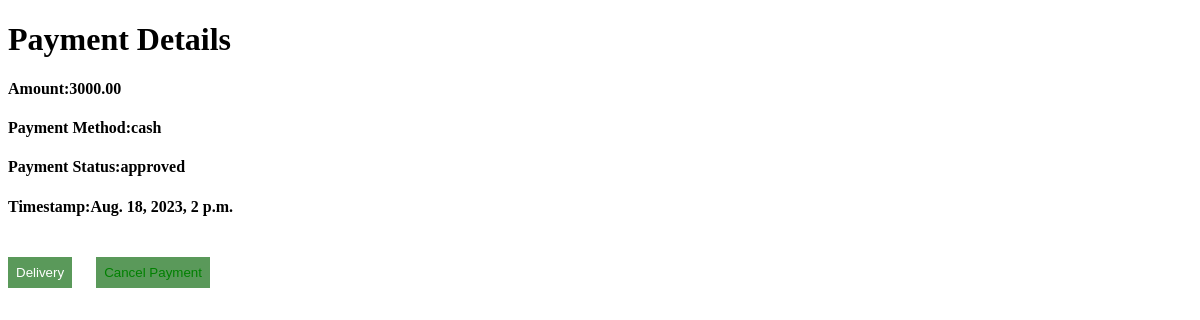
/payment/payments/detail/18, run on the app's committed database.
### payment/models.py (models this page shows)
class Payment(models.Model):
    PAYMENT_METHODS=(("mpesa","Mpesa"),("cash","Cash"),)
    PAYMENT_STATUS=(("approved","Approved"),("pending","Pending"),("cancelled","Canclled"),)
    order=models.OneToOneField(Order,on_delete=models.CASCADE,null=True)
    amount=models.DecimalField(default=0.00,max_digits=32,decimal_places=2)
    paymentmethod=models.CharField(max_length=32,choices=PAYMENT_METHODS)
    paymentstatus=models.CharField(max_length=32,choices=PAYMENT_STATUS)
    paymentStatement=models.TextField(default="")
    datepaid=models.DateTimeField(auto_now_add=True)

### payment/views.py (the view)
# urls.py: path("payments/detail/<int:id>",payment_detail,name="payment_detail_view"),
def payment_detail(request,id):
    payment=Payment.objects.get(id=id)
    return render(request,"payment/payment_detail.html",{"payment":payment})

### templates/payment/payment_detail.html (shortened to what this page needs)
<!DOCTYPE html>
<html lang="en">
<head>
</head>
<body>
    <div>
        <h1>Payment Details</h1>
            <h4 >Amount:{{payment.amount }}</h4>
            <h4 >Payment Method:{{ payment.paymentmethod }}</h4>
            <h4>Payment Status:{{payment.paymentstatus }}</h4>
            <h4 >Timestamp:{{ payment.datepaid}}</h4>
            <button>Delivery</button>
            <button><a href="{% url 'payment_delete_view' id=payment.id %}">Cancel Payment</a>
            </button>
    </div>
</body>
</html>

### templates/payment/payment_detail.html (style rules this page uses)
a { text-decoration: none; color: green; }
button { padding: 8px 8px; border-style: none; background-color: rgb(90, 153, 90); color: white; margin-right: 20px; margin-top: 20px; }

### data on the page
Payment: amount "3000.00", paymentmethod "cash", paymentstatus "approved", datepaid "Aug. 18, 2023, 2 p.m."
